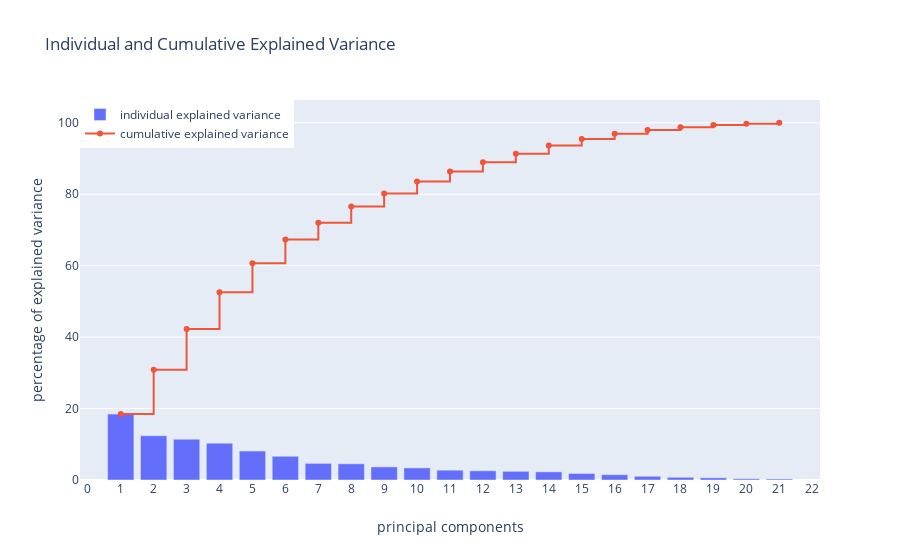

The notebook cell saved with this chart:
### Markdown cell above
In the following graph is plotted the relation between number of PCs and variance explained, in order to choose wisely how many components we use.

### Code cell
trace_cum_var_exp = go.Bar(
    x=list(range(1, len(cum_var_exp) + 1)), 
    y=var_exp,
    name="individual explained variance",
)
trace_ind_var_exp = go.Scatter(
    x=list(range(1, len(cum_var_exp) + 1)),
    y=cum_var_exp,
    mode='lines+markers',
    name="cumulative explained variance",
    line=dict(
        shape='hv',
    ))
data = [trace_cum_var_exp, trace_ind_var_exp]
layout = go.Layout(
    title='Individual and Cumulative Explained Variance',
    autosize=True,
    yaxis=dict(
        title='percentage of explained variance',
    ),
    xaxis=dict(
        title="principal components",
        dtick=1,
    ),
    legend=dict(
        x=0,
        y=1,
    ),
)
fig = go.Figure(data=data, layout=layout)
iplot(fig, filename='basic-bar')

### Figure 1 — Plotly figure (JSON) as saved in the notebook; plotly's stock layout.template omitted (floating-point values rounded to 4 significant figures)
{"data": [{"name": "individual explained variance", "type": "bar", "x": [1, 2, 3, 4, 5, 6, 7, 8, 9, 10, 11, 12, 13, 14, 15, 16, 17, 18, 19, 20, 21], "y": [18.45, 12.4, 11.43, 10.32, 8.109, 6.642, 4.66, 4.532, 3.666, 3.389, 2.75, 2.583, 2.427, 2.272, 1.831, 1.482, 1.041, 0.7595, 0.6262, 0.3485, 0.2934]}, {"line": {"shape": "hv"}, "mode": "lines+markers", "name": "cumulative explained variance", "type": "scatter", "x": [1, 2, 3, 4, 5, 6, 7, 8, 9, 10, 11, 12, 13, 14, 15, 16, 17, 18, 19, 20, 21], "y": [18.45, 30.84, 42.27, 52.59, 60.7, 67.34, 72.0, 76.53, 80.2, 83.59, 86.34, 88.92, 91.35, 93.62, 95.45, 96.93, 97.97, 98.73, 99.36, 99.71, 100.0]}], "layout": {"autosize": true, "legend": {"x": 0, "y": 1}, "title": {"text": "Individual and Cumulative Explained Variance"}, "xaxis": {"dtick": 1, "title": {"text": "principal components"}}, "yaxis": {"title": {"text": "percentage of explained variance"}}}}
